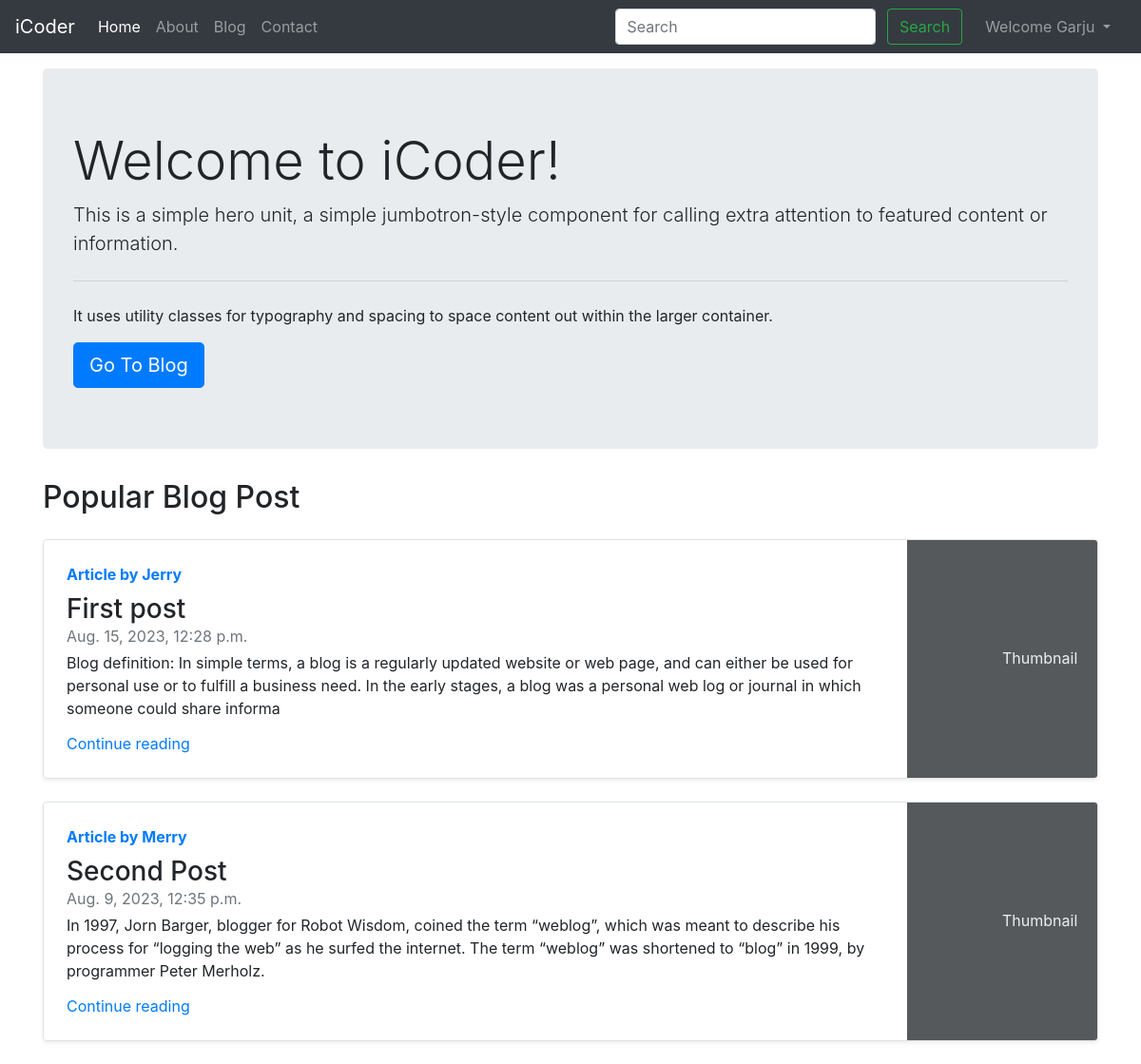
The page / (signed in) on the database its author committed.
### blog/models.py (models this page shows)
class Post(models.Model):
    sno = models.AutoField(primary_key=True)
    title = models.CharField(max_length=255)
    content = models.TextField(max_length=255)
    author = models.CharField(max_length=25)
    slug = models.CharField(max_length=130)
    views = models.IntegerField(default=0)
    timeStamp = models.DateTimeField(blank=True)
    def __str__(self):
        return self.title

### home/views.py (the view)
# urls.py: path('', views.home, name='home'),
def home(request):
    allPosts = Post.objects.all()
    print(allPosts)
    context = {'allPosts': allPosts}
    return render(request, 'home/home.html', context)

### templates/home/home.html (shortened to what this page needs)
{% extends 'base.html' %}
{% block homeactive %}active{% endblock homeactive %}
{% block body %}
<div class="container my-3">
    <div class="jumbotron">
        <h1 class="display-4">Welcome to iCoder!</h1>
        <p class="lead">This is a simple hero unit, a simple jumbotron-style component for calling extra attention to featured content or information.</p>
        <hr class="my-4">
        <p>It uses utility classes for typography and spacing to space content out within the larger container.</p>
        <a class="btn btn-primary btn-lg" href="/blog" role="button">Go To Blog</a>
  </div>
</div>
<div class="container">
    <h2>Popular Blog Post</h2>
    {% for post in allPosts %}
      <div class="row no-gutters border rounded overflow-hidden flex-md-row my-4 shadow-sm h-md-250 position-relative">
          <div class="col p-4 d-flex flex-column position-static">
            <strong class="d-inline-block mb-2 text-primary">Article by {{ post.author }}</strong>
            <h3 class="mb-0">{{ post.title }}</h3>
            <div class="mb-1 text-muted">{{ post.timeStamp }}</div>
            <p class="card-text mb-auto">{{ post.content }}</p>
            <a href="#" class="stretched-link">Continue reading</a>
          </div>
          <div class="col-auto d-none d-lg-block">
            <svg class="bd-placeholder-img" width="200" height="250" xmlns="http://www.w3.org/2000/svg" preserveAspectRatio="xMidYMid slice" focusable="false" role="img" aria-label="Placeholder: Thumbnail"><title>Placeholder</title><rect width="100%" height="100%" fill="#55595c"></rect><text x="50%" y="50%" fill="#eceeef" dy=".3em">Thumbnail</text></svg>
          </div>
      </div>
    {% endfor %}
</div>
{% endblock body %}

### templates/base.html (shortened to what this page needs)
<!doctype html>
<html lang="en">
  <head>
    <link rel="stylesheet" href="https://cdn.jsdelivr.net/npm/bootstrap@4.4.1/dist/css/bootstrap.min.css">
  </head>
  <body>
    <nav class="navbar navbar-expand-lg navbar-dark bg-dark">
        <a class="navbar-brand" href="/">iCoder</a>
        <div class="collapse navbar-collapse" id="navbarSupportedContent">
          <ul class="navbar-nav mr-auto">
            <li class="nav-item {% block homeactive %}{% endblock homeactive %}">
              <a class="nav-link" href="/">Home <span class="sr-only">(current)</span></a>
            </li>
            <li class="nav-item {% block aboutactive %}{% endblock aboutactive %}">
              <a class="nav-link" href="/about">About</a>
            </li>
            <li class="nav-item {% block blogactive %}{% endblock blogactive %}">
              <a class="nav-link" href="/blog">Blog</a>
            </li>
            <li class="nav-item {% block contactactive %}{% endblock contactactive %}">
              <a class="nav-link" href="/contact">Contact</a>
            </li>
          </ul>
          <div class="ml-auto form-inline ">
            <form method="get" action="/search" class="my-2 my-lg-0 mx-3">
              <input class="form-control mr-sm-2" type="search" placeholder="Search" aria-label="Search"  name="query"  id="query">
              <button class="btn btn-outline-success my-2 my-sm-0" type="submit">Search</button>
            </form>
            {% if user.is_authenticated %}
            <ul class="navbar-nav mr-2">
              <li class="nav-item dropdown">
                <a class="nav-link dropdown-toggle" href="#" id="navbarDropdown" role="button" data-toggle="dropdown" aria-haspopup="true" aria-expanded="false">
                  Welcome {{ request.user }}
                </a>
              </li>
            </ul>
          {% endif %}
        </div>
        </div>
      </nav>
      {% block body %}{% endblock body %}
  </body>
</html>

### rows shown on the page
Post: author "Jerry", title "First post", timeStamp "Aug. 15, 2023, 12:28 p.m.", content "Blog definition: In simple terms, a blog is a regularly updated website or web page, and can either be used for personal use or to fulfill a business need. In the early stages, a blog was a personal web log or journal in which someone could share informa"
Post: author "Merry", title "Second Post", timeStamp "Aug. 9, 2023, 12:35 p.m.", content "In 1997, Jorn Barger, blogger for Robot Wisdom, coined the term “weblog”, which was meant to describe his process for “logging the web” as he surfed the internet. The term “weblog” was shortened to “blog” in 1999, by programmer Peter Merholz."

### other values the page prints
{{ request.user }} "Garju"
